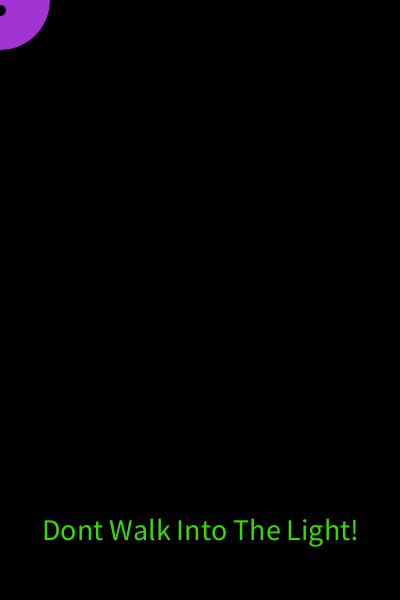
Frame 1 (no input)
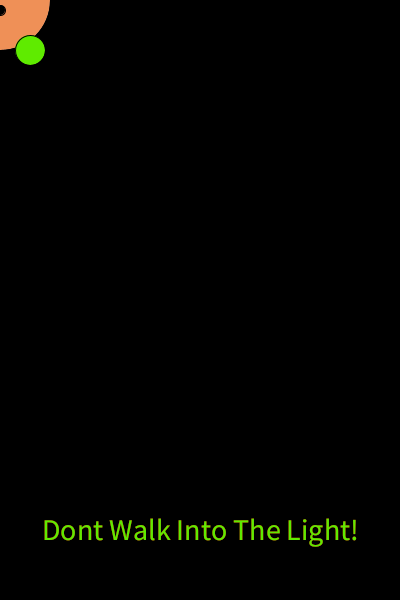
Frame 60 (the mouse pressed at the canvas centre just before this capture)
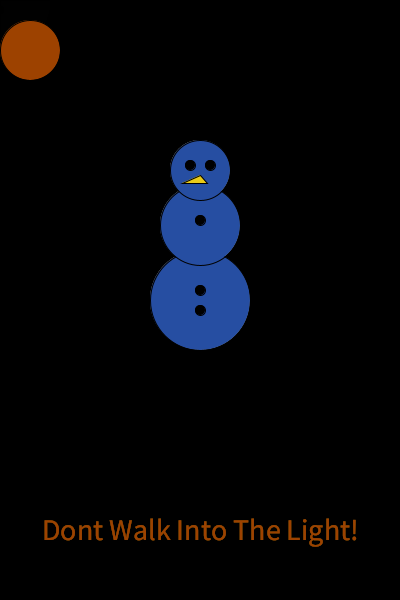
Frame 120 (the mouse held since frame 60 and released just before this capture)

The Processing sketch that drew these frames (run headless with seeded random() and noise(); from frame 60 on, the mouse is pressed at the canvas centre):

// Processing sketch: processing_124232
// ── processing_124232.pde

void setup()
{
  size(400, 600);
  background(0, 0, 0);
  // frameRate(5);
  textSize(30);
  textAlign(CENTER);
}

void draw()
{

  {
    fill(0, 0, 0, 75);
    rect(0, 0, width, height);

    fill(random(255), random(200), random(222));
    ellipse(mouseX, mouseY, 100, 100);
    ellipse(mouseX, mouseY-75, 80, 80);
    ellipse(mouseX, mouseY-130, 60, 60);
    fill(0);
    ellipse(mouseX-10, mouseY-135, 10, 10);
    ellipse(mouseX+10, mouseY-135, 10, 10);
    ellipse(mouseX, mouseY-80, 10, 10);
    ellipse(mouseX, mouseY-10, 10, 10);
    ellipse(mouseX, mouseY+10, 10, 10);
    fill(234, 203, 24);

    triangle(mouseX, mouseY-125, mouseX-18, mouseY-117, mouseX+7, mouseY-117);

    fill(random(246), random(255), random( 0));
    if (frameCount < 300)
    {
      ellipse(30, 50, frameCount/2, frameCount/2);
      text("Dont Walk Into The Light!", 200, 540);
    }
    else
    {
      ellipse(30, 50, 150, 150);
      text("Dont Walk Into The Light!", 200, 540);
    }
  }
}
